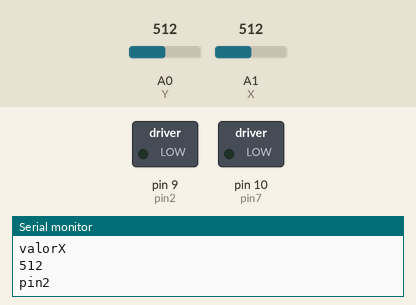
Recording of a sketch running on a simulated Arduino Uno, built with avr-gcc and run on an emulated ATmega328P. Shown: switched loads named in the sketch (green lamp = pin HIGH), the last lines printed to the serial monitor. Inputs (shaded band) come from the test bench; at power-on: A0 (Y) = 512, A1 (X) = 512.

Above: at 1.2 s.
1.3 s: A0 (Y) set to 496
At 1.9 s:
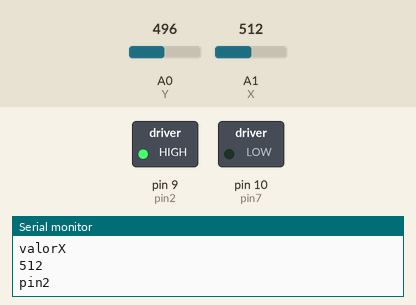
2.8 s: A1 (X) set to 110
4.3 s: A1 (X) set to 93
7.3 s: A0 (Y) set to 511
At 7.7 s:
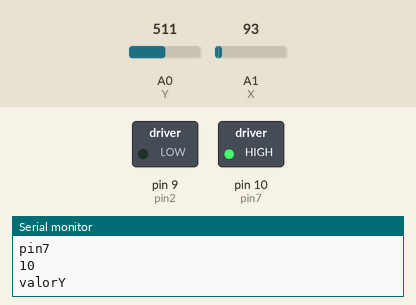
8.8 s: A0 (Y) set to 490
At 9.3 s:
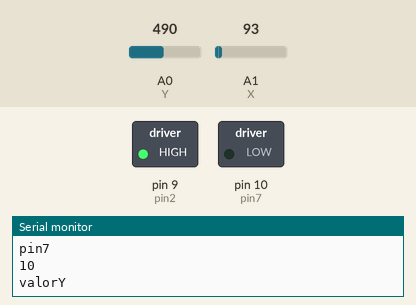
10.3 s: A0 (Y) set to 520
At 10.8 s:
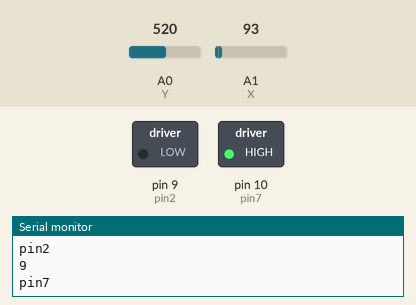
Timing chart, 0 to 12.8 s (numbered marks = the images above; inputs shaded):
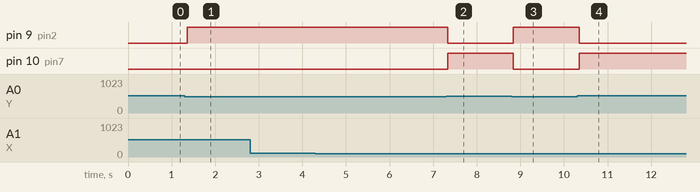

The sketch:

M1.ino
```cpp
int pin2=9;   //Entrada 2 del L293D
int pin7=10;  //Entrada 7 del L293D
int Y=A0;   //Eje Y
int valorY;     //Variable que recoge el valor del Eje Y
int X=A1;   //Eje X
int valorX;     //Variable que recoge el valor del Eje X
int pwm1;          //Variable del PWM 1
int pwm2;          //Variable del PWM 2


void setup()
{
  Serial.begin(9600);
  pinMode(pin2,OUTPUT);
  pinMode(pin7, OUTPUT);
}

void loop()
{
  valorY=analogRead(Y);
  valorX=analogRead(X);
  Serial.println("valorY");
  Serial.println(valorY);
  Serial.println("valorX");
  Serial.println(valorX);

     if (valorY == valorX)
 { digitalWrite(pin2,LOW);
  digitalWrite(pin7,LOW);}

    if ((valorY < 500)&&(valorX > 500))
{ digitalWrite(pin2,HIGH);
 digitalWrite(pin7,LOW);}

    if ((valorY > 510)&&(valorX < 510)) //Reverse
  {digitalWrite(pin2,LOW);
  digitalWrite(pin7,HIGH);}

    if ((valorY < 500)&&(valorX < 500))
 { digitalWrite(pin2,HIGH);
  digitalWrite(pin7,LOW);}

    if ((valorY < 510)&&(valorX > 510))
  {digitalWrite(pin2,HIGH);
  digitalWrite(pin7, LOW);} //must be 128

        Serial.println("pin2");
        Serial.println(pin2);
        Serial.println("pin7");
        Serial.println(pin7);
}
```

Measured:
- the behaviour switches between 510 and 509 on A0 (Y) (found by bisection; images 0 and 1)
- after the input at 1.3 s, pin 9 (pin2): LOW → HIGH after 0.06 s
- after the input at 7.3 s, pin 9 (pin2): HIGH → LOW at once; pin 10 (pin7): LOW → HIGH at once
- after the input at 8.8 s, pin 9 (pin2): LOW → HIGH at once; pin 10 (pin7): HIGH → LOW at once
- after the input at 10.3 s, pin 9 (pin2): HIGH → LOW after 0.05 s; pin 10 (pin7): LOW → HIGH after 0.05 s
